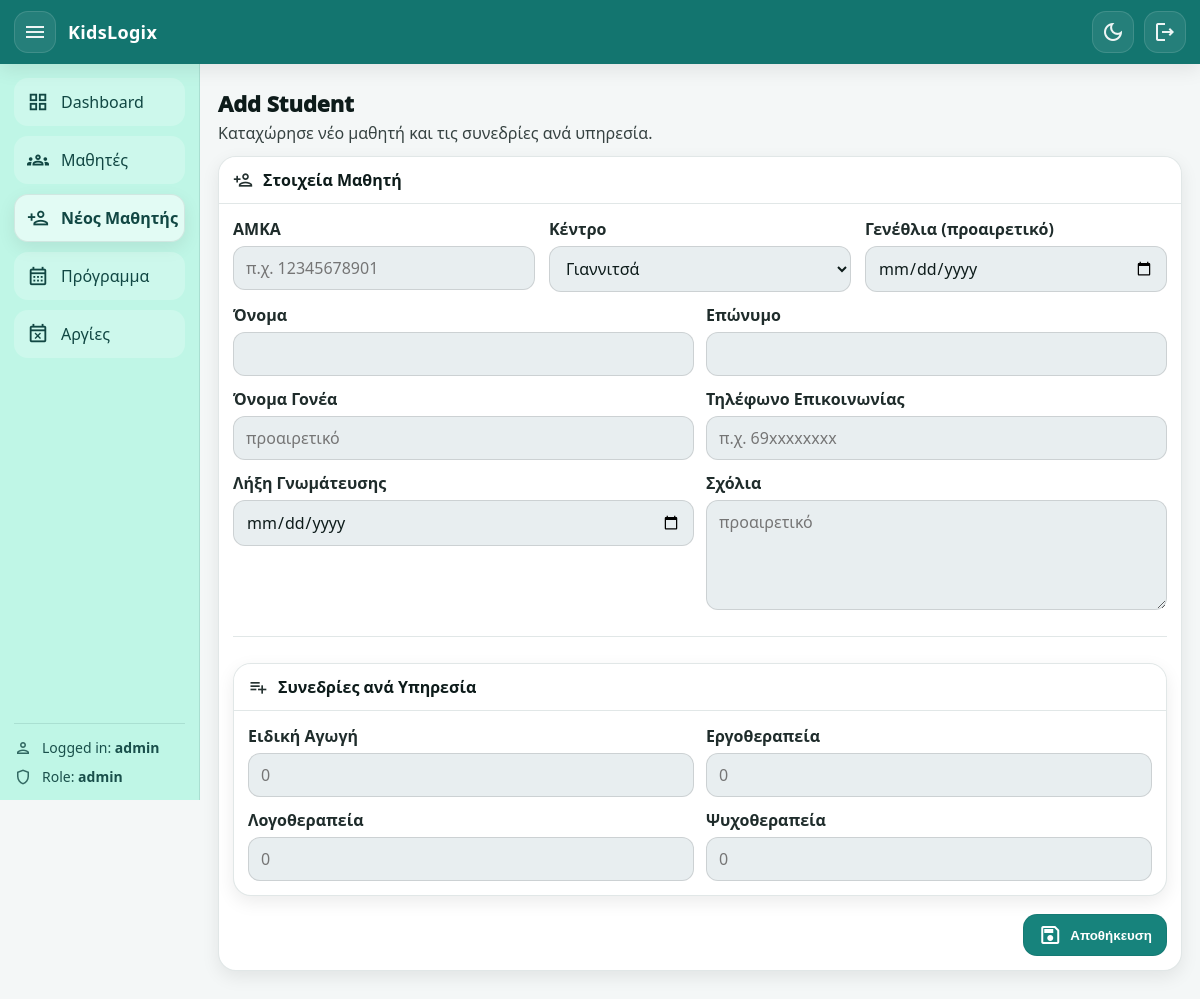
Page /students/new (signed in) on the committed database.
### app/models.py (models this page shows)
class Service(Base):
    __tablename__ = "services"
    id: Mapped[int] = mapped_column(Integer, primary_key=True, autoincrement=True)
    name: Mapped[str] = mapped_column(String(60), unique=True, nullable=False)
    student_links: Mapped[list["StudentService"]] = relationship(
        back_populates="service",
        cascade="all, delete-orphan",
    )
    appointments: Mapped[list["Appointment"]] = relationship(
        back_populates="service",
        cascade="all, delete-orphan",
    )

### app/routers/web.py (the view)
@router.get("/students/new", response_class=HTMLResponse)
def student_new_page(
    request: Request,
    db: Session = Depends(get_db),
    user: User = Depends(get_current_user),
):
    services = db.query(Service).order_by(Service.name.asc()).all()
    return templates.TemplateResponse(
        "student_new.html",
        {
            "request": request,
            "user": user,
            "page": "students",
            "services": services,
            "centers": CENTERS,
        },
    )

### app/templates/student_new.html (shortened to what this page needs)
{% extends "base.html" %}
{% block content %}
<div class="page-head">
  <div>
    <h1 class="page-title">Add Student</h1>
    <p class="page-subtitle">Καταχώρησε νέο μαθητή και τις συνεδρίες ανά υπηρεσία.</p>
  </div>
</div>
<div class="card">
  <div class="card-head">
    <div class="card-title">
      <span class="material-icons-outlined">person_add</span>
      <h2>Στοιχεία Μαθητή</h2>
    </div>
  </div>
  <div class="card-body">
    <form class="form-grid" method="post" action="/students/new">
      <div class="grid-3">
        <label class="field">
          <span>AMKA</span>
          <input type="text" name="amka" placeholder="π.χ. 12345678901" required>
        </label>
        <label class="field">
          <span>Κέντρο</span>
          <select name="center" required>
            <option value="Giannitsa">Γιαννιτσά</option>
          </select>
        </label>
        <label class="field">
          <span>Γενέθλια (προαιρετικό)</span>
          <input type="date" name="date_of_birth">
        </label>
      </div>
      <div class="grid-2">
        <label class="field">
          <span>Όνομα</span>
          <input type="text" name="first_name" required>
        </label>
        <label class="field">
          <span>Επώνυμο</span>
          <input type="text" name="last_name" required>
        </label>
      </div>
      <div class="grid-2">
        <label class="field">
          <span>Όνομα Γονέα</span>
          <input type="text" name="parent_name" placeholder="προαιρετικό">
        </label>
        <label class="field">
          <span>Τηλέφωνο Επικοινωνίας</span>
          <input type="text" name="parent_phone" placeholder="π.χ. 69xxxxxxxx">
        </label>
      </div>
      <div class="grid-2">
        <label class="field">
          <span>Λήξη Γνωμάτευσης</span>
          <input type="date" name="assessment_expiry_date">
        </label>
        <label class="field">
          <span>Σχόλια</span>
          <textarea name="admin_comment" rows="4" placeholder="προαιρετικό"></textarea>
        </label>
      </div>
      <div class="divider"></div>
      <div class="card" style="margin:0;">
        <div class="card-head">
          <div class="card-title">
            <span class="material-icons-outlined">playlist_add</span>
            <h2>Συνεδρίες ανά Υπηρεσία</h2>
          </div>
        </div>
        <div class="card-body">
          <div class="grid-2">
            {% for s in services %}
              <label class="field">
                <span>{{ s.name }}</span>
                <input
                  type="number"
                  min="0"
                  step="1"
                  name="sessions_{{ s.id }}"
                  placeholder="0"
                >
              </label>
            {% endfor %}
          </div>
        </div>
      </div>
      <div class="form-actions">
        <button class="btn btn-primary" type="submit">
          <span class="material-icons-outlined">save</span>
          Αποθήκευση
        </button>
      </div>
    </form>
  </div>
</div>
{% endblock %}

### app/static/style.css (style rules this page uses)
:root { --teal-900:#0f5f5a; --teal-800:#13756f; --teal-700:#17837c; --mint-100:#d6fff0; --mint-150:#c6f6e5; --mint-200:#b9f0dd; --radius:18px; --shadow-sm: 0 6px 18px rgba(0,0,0,.08); --shadow-md: 0 10px 26px rgba(0,0,0,.12); }
html[data-theme="light"] { --bg: #f4f7f7; --text: #0d1b1a; --topbar-bg: var(--teal-800); --topbar-text: #fff; --sidebar-bg: #bff6e6; --sidebar-text: #114743; --content-bg: transparent; --card-bg: #ffffff; --card-head-bg: rgba(255,255,255,.65); --border: rgba(12, 60, 56, .12); --row-bg: rgba(250,250,250,.95); --pill-bg: rgba(20, 140, 130, .12); --btn-bg: rgba(255,255,255,.65); --link: #0d6f68; --input-bg: #e8eef0; --input-border: rgba(0,0,0,.12); }
* { box-sizing:border-box; }
body { margin:0; font-family: system-ui, -apple-system, Segoe UI, Roboto, Arial, sans-serif; background: var(--bg); color: var(--text); }
.btn { display:inline-flex; align-items:center; gap: 8px; padding: 10px 14px; border-radius: 12px; border: 1px solid var(--border, rgba(0,0,0,.12)); background: rgba(255,255,255,.65); cursor: pointer; text-decoration: none; font-weight: 700; }
.btn-primary { background: var(--primary, #177c74); color: #fff; border-color: transparent; }
.divider { height: 1px; background: var(--border, rgba(0,0,0,.08)); margin: 14px 0; }
input, select, textarea { width: 100%; border-radius: 12px; border: 1px solid var(--input-border); background: var(--input-bg); color: var(--text); padding: 11px 12px; outline: none; }
.page-head { display:flex; justify-content:space-between; align-items:flex-end; margin: 6px 0 14px; }
.page-title { margin:0; font-size: clamp(20px, 2.2vw, 28px); }
.page-subtitle { margin:6px 0 0; opacity:.85; }
.card { background: var(--card-bg); border: 1px solid var(--border); border-radius: 18px; box-shadow: var(--shadow-sm); overflow:hidden; margin-bottom: 14px; }
.card-head { display:flex; justify-content:space-between; align-items:center; gap: 12px; padding: 14px 16px; border-bottom: 1px solid var(--border); background: var(--card-head-bg); }
.card-title { display:flex; align-items:center; gap: 10px; }
.card-title h2 { margin:0; font-size: 16px; }
.card-title .material-icons-outlined { font-size: 20px; opacity:.9; }
.card-body { padding: 14px 16px 16px; }
.btn { height: 42px; padding: 0 14px; border-radius: 14px; border: 1px solid var(--border); background: var(--btn-bg); cursor:pointer; display:inline-flex; align-items:center; gap: 8px; font-weight: 800; }
.btn-primary { background: var(--teal-700); font-weight: 700; }
.form-grid { display:grid; gap: 14px; }
.grid-2 { display:grid; grid-template-columns: 1fr 1fr; gap: 14px; }
.grid-3 { display:grid; grid-template-columns: 1fr 1fr 1fr; gap: 14px; }
.field { display:grid; gap: 6px; }
.field > span { font-weight: 800; opacity: .9; }
.form-actions { display:flex; justify-content:flex-end; padding-top: 6px; }
.divider { height:1px; background: rgba(0,0,0,.08); margin:16px 0; }
:root { --topbar-h: 64px; }
.card { background: var(--card-bg); border: 1px solid var(--border); border-radius: var(--radius); box-shadow: var(--shadow-sm); overflow: hidden; }
.card-head { padding: 12px 14px; border-bottom: 1px solid var(--border); }
.card-title h2 { margin:0; font-size: 16px; font-weight: 900; }
.card-body { padding: 14px; }
.page-head { display:flex; align-items:flex-start; justify-content: space-between; gap: 12px; margin-bottom: 12px; }
.page-title { margin: 0; font-size: 22px; font-weight: 1000; }
.page-subtitle { margin: 4px 0 0; opacity: .82; }
.form-grid { display:flex; flex-direction: column; gap: 12px; }
.grid-2 { display:grid; grid-template-columns: 1fr 1fr; gap: 12px; }
.field { display:flex; flex-direction: column; gap: 6px; }
.field > span { font-weight: 800; opacity: .92; }
input, select, textarea { font: inherit; padding: 10px 12px; border-radius: 12px; border: 1px solid var(--input-border); background: var(--input-bg); color: var(--input-text); outline: none; }
.form-actions { display:flex; justify-content: flex-end; gap: 10px; }
.divider { height: 1px; background: var(--border); margin: 14px 0; }

### rows in the picture
Service: name "Ειδική Αγωγή"
Service: name "Εργοθεραπεία"
Service: name "Λογοθεραπεία"
Service: name "Ψυχοθεραπεία"

### other values in the picture
{{ user.username if user else '-' }} "admin"
{{ user.role if user else '-' }} "admin"
